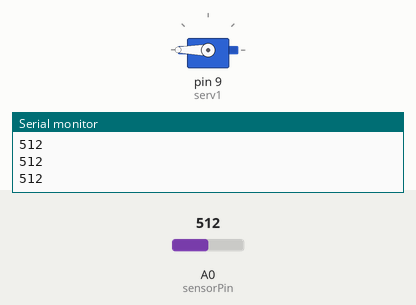
This sketch was run on a simulated Arduino Uno, built with avr-gcc and run on an emulated ATmega328P. Parts: servo, the last lines printed to the serial monitor. The inputs (shaded band) are chosen by the test bench; at power-on: A0 (sensorPin) = 512.

Above: at 1.3 s.
1.4 s: A0 (sensorPin) set to 212
2.9 s: A0 (sensorPin) set to 193
At 3.7 s:
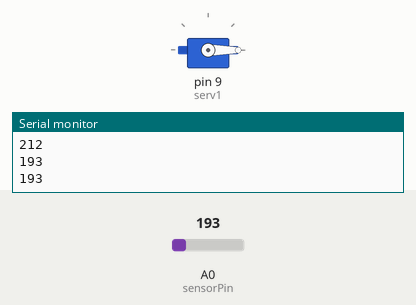
4.5 s: A0 (sensorPin) set to 210
At 4.8 s:
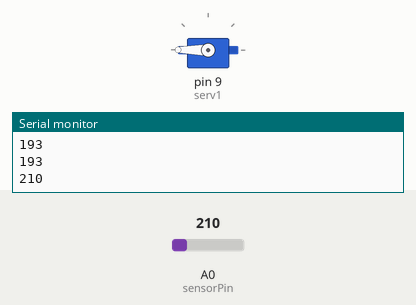
6.0 s: A0 (sensorPin) set to 190
At 7.2 s:
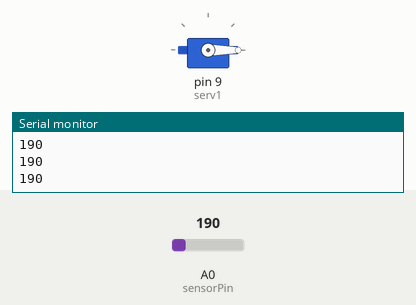
Timing chart, 0 to 8.5 s (numbered marks = the images above; inputs shaded):
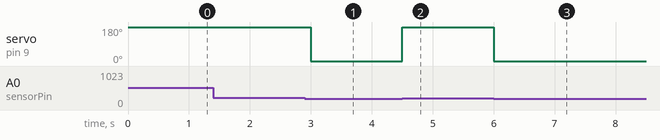

Measured:
- the behaviour switches between 201 and 200 on A0 (sensorPin) (found by bisection; images 0 and 1)
- after the input at 2.9 s, servo on pin 9 (serv1): 180° → 0° after 0.10 s
- after the input at 4.5 s, servo on pin 9 (serv1): 0° → 180° at once
- after the input at 6.0 s, servo on pin 9 (serv1): 180° → 0° at once

The sketch:

scoodie.ino
```cpp
#include <Servo.h>

Servo serv1;
int pos1 = 0;
int sensorPin = A0;
int sensorValue = 0;

void setup() {
  // put your setup code here, to run once:
  Serial.begin(9600);
  serv1.attach(9);
  serv1.write(pos1);
}

void loop() {
  // put your main code here, to run repeatedly:
  sensorValue = analogRead(sensorPin);
  Serial.println(sensorValue);

  if(sensorValue > 200){
    pos1 = 180;
    serv1.write(pos1);

  } else{
    pos1 = 0;
    serv1.write(pos1);

  }

  delay(500);
}
```
